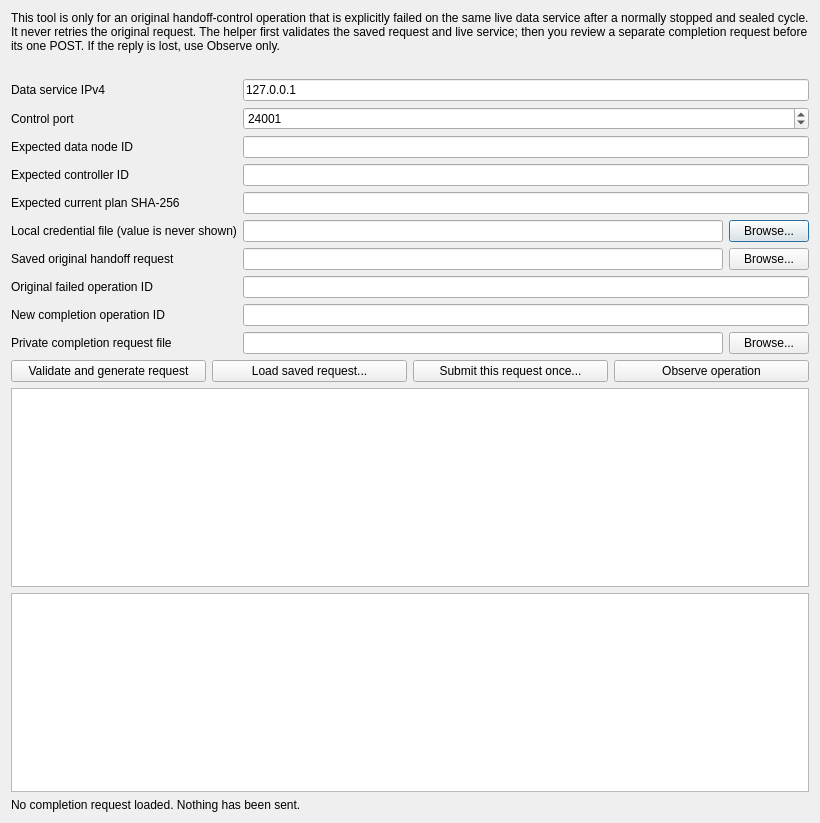
<?xml version="1.0" encoding="UTF-8"?>
<ui version="4.0">
 <class>FailedHandoffWindow</class>
 <widget class="QDialog" name="FailedHandoffWindow">
  <property name="windowTitle"><string>Complete a failed data-node handoff</string></property>
  <property name="minimumSize"><size><width>820</width><height>650</height></size></property>
  <layout class="QVBoxLayout" name="verticalLayout">
   <item><widget class="QLabel" name="instructions"><property name="text"><string>This tool is only for an original handoff-control operation that is explicitly failed on the same live data service after a normally stopped and sealed cycle. It never retries the original request. The helper first validates the saved request and live service; then you review a separate completion request before its one POST. If the reply is lost, use Observe only.</string></property><property name="wordWrap"><bool>true</bool></property></widget></item>
   <item><widget class="QLabel" name="queryAvailability"><property name="text"><string/></property><property name="wordWrap"><bool>true</bool></property><property name="styleSheet"><string notr="true">color: #a00000; font-weight: bold;</string></property></widget></item>
   <item><layout class="QFormLayout" name="formLayout">
    <item row="0" column="0"><widget class="QLabel" name="hostLabel"><property name="text"><string>Data service IPv4</string></property></widget></item><item row="0" column="1"><widget class="QLineEdit" name="host"><property name="text"><string>127.0.0.1</string></property></widget></item>
    <item row="1" column="0"><widget class="QLabel" name="portLabel"><property name="text"><string>Control port</string></property></widget></item><item row="1" column="1"><widget class="QSpinBox" name="port"><property name="minimum"><number>1</number></property><property name="maximum"><number>65535</number></property><property name="value"><number>24001</number></property></widget></item>
    <item row="2" column="0"><widget class="QLabel" name="agentLabel"><property name="text"><string>Expected data node ID</string></property></widget></item><item row="2" column="1"><widget class="QLineEdit" name="agent"/></item>
    <item row="3" column="0"><widget class="QLabel" name="controllerLabel"><property name="text"><string>Expected controller ID</string></property></widget></item><item row="3" column="1"><widget class="QLineEdit" name="controller"/></item>
    <item row="4" column="0"><widget class="QLabel" name="planLabel"><property name="text"><string>Expected current plan SHA-256</string></property></widget></item><item row="4" column="1"><widget class="QLineEdit" name="plan"/></item>
    <item row="5" column="0"><widget class="QLabel" name="credentialLabel"><property name="text"><string>Local credential file (value is never shown)</string></property></widget></item><item row="5" column="1"><layout class="QHBoxLayout" name="credentialLayout"><item><widget class="QLineEdit" name="credential"/></item><item><widget class="QPushButton" name="browseCredential"><property name="text"><string>Browse...</string></property></widget></item></layout></item>
    <item row="6" column="0"><widget class="QLabel" name="originalLabel"><property name="text"><string>Saved original handoff request</string></property></widget></item><item row="6" column="1"><layout class="QHBoxLayout" name="originalLayout"><item><widget class="QLineEdit" name="original"/></item><item><widget class="QPushButton" name="browseOriginal"><property name="text"><string>Browse...</string></property></widget></item></layout></item>
    <item row="7" column="0"><widget class="QLabel" name="failedIdLabel"><property name="text"><string>Original failed operation ID</string></property></widget></item><item row="7" column="1"><widget class="QLineEdit" name="failedId"/></item>
    <item row="8" column="0"><widget class="QLabel" name="newIdLabel"><property name="text"><string>New completion operation ID</string></property></widget></item><item row="8" column="1"><widget class="QLineEdit" name="newId"/></item>
    <item row="9" column="0"><widget class="QLabel" name="outputLabel"><property name="text"><string>Private completion request file</string></property></widget></item><item row="9" column="1"><layout class="QHBoxLayout" name="outputLayout"><item><widget class="QLineEdit" name="output"/></item><item><widget class="QPushButton" name="browseOutput"><property name="text"><string>Browse...</string></property></widget></item></layout></item>
   </layout></item>
   <item><layout class="QHBoxLayout" name="buttons">
    <item><widget class="QPushButton" name="generate"><property name="text"><string>Validate and generate request</string></property></widget></item>
    <item><widget class="QPushButton" name="load"><property name="text"><string>Load saved request...</string></property></widget></item>
    <item><widget class="QPushButton" name="submit"><property name="text"><string>Submit this request once...</string></property></widget></item>
    <item><widget class="QPushButton" name="observe"><property name="text"><string>Observe operation</string></property></widget></item>
   </layout></item>
   <item><widget class="QPlainTextEdit" name="requestView"><property name="readOnly"><bool>true</bool></property><property name="maximumHeight"><number>180</number></property></widget></item>
   <item><widget class="QPlainTextEdit" name="resultView"><property name="readOnly"><bool>true</bool></property></widget></item>
   <item><widget class="QLabel" name="status"><property name="text"><string>No completion request loaded. Nothing has been sent.</string></property><property name="wordWrap"><bool>true</bool></property></widget></item>
  </layout>
 </widget>
 <resources/><connections/>
</ui>
